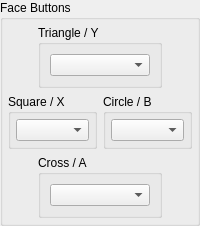
           <widget class="QGroupBox" name="gb_face_buttons">
            <property name="sizePolicy">
             <sizepolicy hsizetype="Preferred" vsizetype="Fixed">
              <horstretch>0</horstretch>
              <verstretch>0</verstretch>
             </sizepolicy>
            </property>
            <property name="title">
             <string>Face Buttons</string>
            </property>
            <layout class="QVBoxLayout" name="gb_face_buttons_layout">
             <property name="leftMargin">
              <number>5</number>
             </property>
             <property name="topMargin">
              <number>5</number>
             </property>
             <property name="rightMargin">
              <number>5</number>
             </property>
             <property name="bottomMargin">
              <number>5</number>
             </property>
             <item>
              <widget class="QWidget" name="widget_triangle" native="true">
               <layout class="QHBoxLayout" name="widget_triangle_layout">
                <property name="leftMargin">
                 <number>0</number>
                </property>
                <property name="topMargin">
                 <number>0</number>
                </property>
                <property name="rightMargin">
                 <number>0</number>
                </property>
                <property name="bottomMargin">
                 <number>0</number>
                </property>
                <item>
                 <widget class="QGroupBox" name="gb_triangle">
                  <property name="sizePolicy">
                   <sizepolicy hsizetype="Preferred" vsizetype="Fixed">
                    <horstretch>0</horstretch>
                    <verstretch>0</verstretch>
                   </sizepolicy>
                  </property>
                  <property name="minimumSize">
                   <size>
                    <width>124</width>
                    <height>0</height>
                   </size>
                  </property>
                  <property name="maximumSize">
                   <size>
                    <width>0</width>
                    <height>16777215</height>
                   </size>
                  </property>
                  <property name="title">
                   <string>Triangle / Y</string>
                  </property>
                  <layout class="QVBoxLayout" name="verticalLayout_3">
                   <item>
                    <widget class="QComboBox" name="YBox">
                     <property name="enabled">
                      <bool>true</bool>
                     </property>
                     <property name="sizePolicy">
                      <sizepolicy hsizetype="Preferred" vsizetype="Fixed">
                       <horstretch>0</horstretch>
                       <verstretch>0</verstretch>
                      </sizepolicy>
                     </property>
                    </widget>
                   </item>
                  </layout>
                 </widget>
                </item>
               </layout>
              </widget>
             </item>
             <item>
              <layout class="QHBoxLayout" name="layout_square_circle">
               <item>
                <widget class="QGroupBox" name="gb_square">
                 <property name="title">
                  <string>Square / X</string>
                 </property>
                 <layout class="QVBoxLayout" name="gb_square_layout">
                  <property name="leftMargin">
                   <number>5</number>
                  </property>
                  <property name="topMargin">
                   <number>5</number>
                  </property>
                  <property name="rightMargin">
                   <number>5</number>
                  </property>
                  <property name="bottomMargin">
                   <number>5</number>
                  </property>
                  <item>
                   <widget class="QComboBox" name="XBox"/>
                  </item>
                 </layout>
                </widget>
               </item>
               <item>
                <widget class="QGroupBox" name="gb_circle">
                 <property name="title">
                  <string>Circle / B</string>
                 </property>
                 <layout class="QVBoxLayout" name="gb_circle_layout">
                  <property name="leftMargin">
                   <number>5</number>
                  </property>
                  <property name="topMargin">
                   <number>5</number>
                  </property>
                  <property name="rightMargin">
                   <number>5</number>
                  </property>
                  <property name="bottomMargin">
                   <number>5</number>
                  </property>
                  <item>
                   <widget class="QComboBox" name="BBox"/>
                  </item>
                 </layout>
                </widget>
               </item>
              </layout>
             </item>
             <item>
              <widget class="QWidget" name="widget_cross" native="true">
               <layout class="QHBoxLayout" name="widget_cross_layout">
                <property name="leftMargin">
                 <number>0</number>
                </property>
                <property name="topMargin">
                 <number>0</number>
                </property>
                <property name="rightMargin">
                 <number>0</number>
                </property>
                <property name="bottomMargin">
                 <number>0</number>
                </property>
                <item>
                 <widget class="QGroupBox" name="gb_cross">
                  <property name="minimumSize">
                   <size>
                    <width>124</width>
                    <height>0</height>
                   </size>
                  </property>
                  <property name="maximumSize">
                   <size>
                    <width>124</width>
                    <height>16777215</height>
                   </size>
                  </property>
                  <property name="title">
                   <string>Cross / A</string>
                  </property>
                  <layout class="QVBoxLayout" name="verticalLayout_5">
                   <item>
                    <widget class="QComboBox" name="ABox"/>
                   </item>
                  </layout>
                 </widget>
                </item>
               </layout>
              </widget>
             </item>
            </layout>
           </widget>
